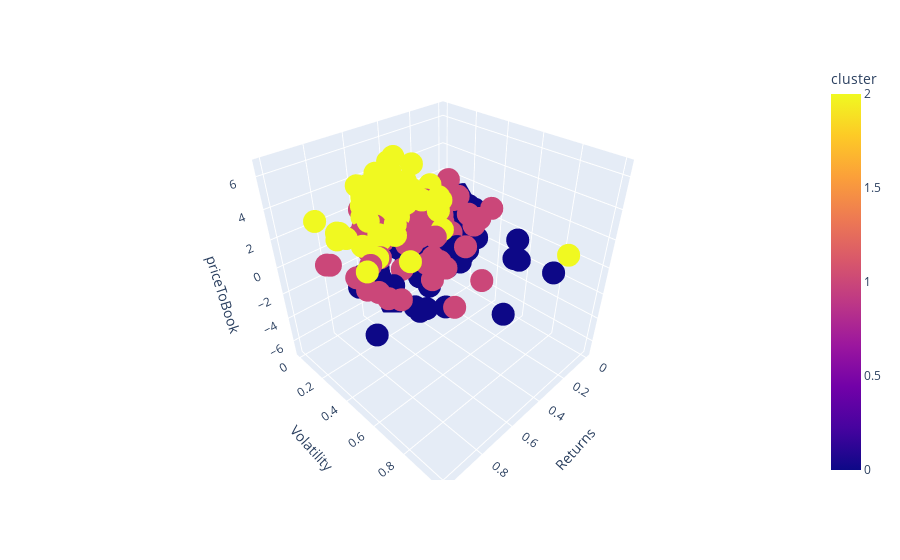

Here is the notebook cell this chart was saved with:
### Code cell
fig = px.scatter_3d(
    clusters3d_df,
    x="Returns",
    y="Volatility",
    z="priceToBook",
    color="cluster",
    hover_data=["Ticker"],
)
fig.show()

### Figure 1 — Plotly figure (JSON) as saved in the notebook; plotly's stock layout.template omitted (floating-point values rounded to 4 significant figures; data arrays with more than 128 entries replaced by an {"elided": "..."} marker saying what was removed)
{"data": [{"customdata": {"elided": "458x1 str values"}, "hovertemplate": "Returns=%{x}<br>Volatility=%{y}<br>priceToBook=%{z}<br>Ticker=%{customdata[0]}<br>cluster=%{marker.color}<extra></extra>", "legendgroup": "", "marker": {"color": {"elided": "458 int values"}, "coloraxis": "coloraxis", "symbol": "circle"}, "mode": "markers", "name": "", "scene": "scene", "showlegend": false, "type": "scatter3d", "x": {"elided": "458 float values"}, "y": {"elided": "458 float values"}, "z": {"elided": "458 float values"}}], "layout": {"coloraxis": {"colorbar": {"title": {"text": "cluster"}}, "colorscale": [[0, "#0d0887"], [0.1111, "#46039f"], [0.2222, "#7201a8"], [0.3333, "#9c179e"], [0.4444, "#bd3786"], [0.5556, "#d8576b"], [0.6667, "#ed7953"], [0.7778, "#fb9f3a"], [0.8889, "#fdca26"], [1, "#f0f921"]]}, "legend": {"tracegroupgap": 0}, "margin": {"t": 60}, "scene": {"domain": {"x": [0, 1], "y": [0, 1]}, "xaxis": {"title": {"text": "Returns"}}, "yaxis": {"title": {"text": "Volatility"}}, "zaxis": {"title": {"text": "priceToBook"}}}}}
